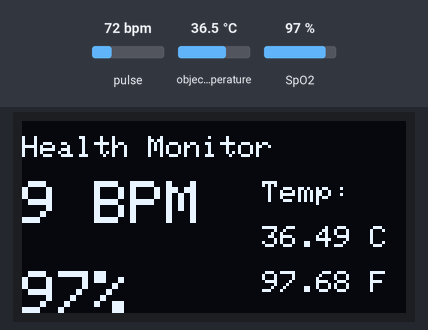
The sketch below on a simulated ESP32-S3. On the bench: 128×64 one-colour display. The inputs (shaded band) are chosen by the test bench; at power-on: pulse 72 bpm, object temperature 36.5 °C, SpO2 97 %. The display library's start-up logo is not drawn; what the sketch prints to the serial monitor is not drawn.

Above: at 2.9 s.
3.0 s: pulse set to 42 bpm
At 4.2 s:
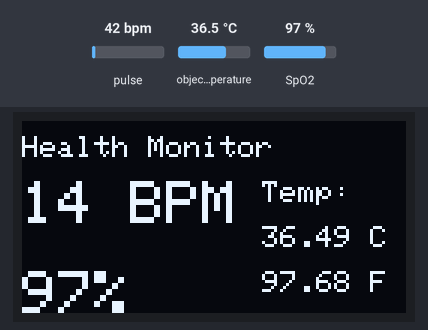
7.7 s: object temperature set to 20 °C
At 9.7 s:
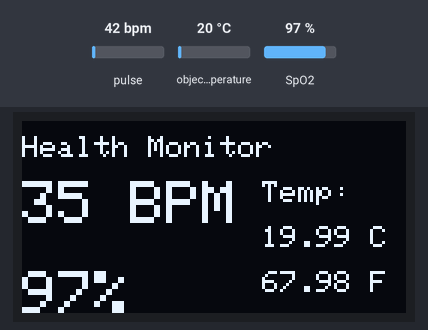
11.4 s: SpO2 set to 80 %
At 13.7 s:
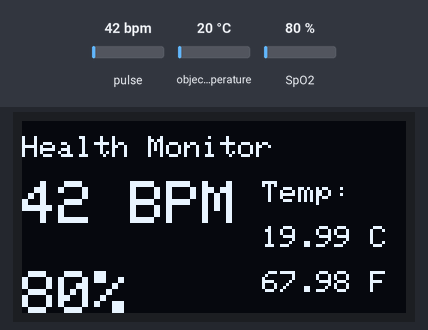
14.0 s: pulse set to 70 bpm
At 16.0 s:
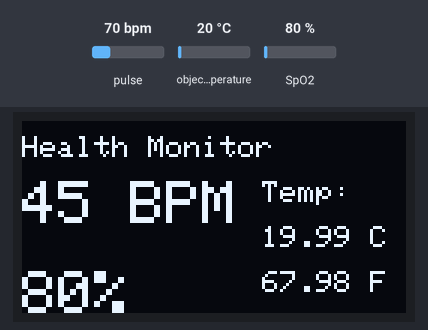
17.8 s: object temperature set to 26 °C
At 19.6 s:
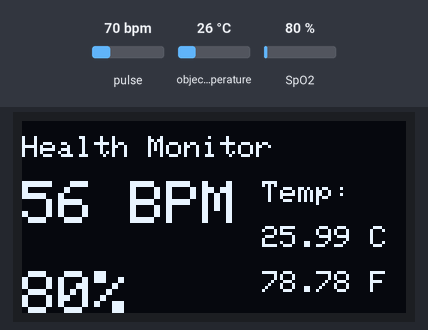
Timing chart, 0 to 21.1 s (numbered marks = the images above; inputs shaded):
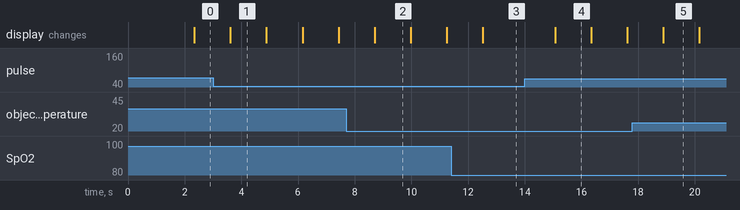

Measured:
- after the input at 11.4 s, the display: changes after 1.1 s (image 3)
- after the input at 14.0 s, the display: changes after 1.1 s (image 4)
- what the display in image 1 shows lasts 1.3 s, from 3.6 s to 4.9 s

The sketch:

hrspo2temp1.ino
```cpp
#include <Adafruit_GFX.h>
#include <Adafruit_SSD1306.h>
#include "MAX30105.h"
#include "spo2_algorithm.h"
#include <Adafruit_MLX90614.h>
#include <math.h>

// OLED display setup
#define SCREEN_WIDTH 128
#define SCREEN_HEIGHT 64
#define OLED_RESET -1
Adafruit_SSD1306 display(SCREEN_WIDTH, SCREEN_HEIGHT, &Wire, OLED_RESET);

// Sensor objects
MAX30105 particleSensor;
Adafruit_MLX90614 mlx = Adafruit_MLX90614();

// Buffer for sensor data
#define BUFFER_SIZE 100
uint32_t irBuffer[BUFFER_SIZE];
uint32_t redBuffer[BUFFER_SIZE];

// Condition for finger detection
#define FINGER_ON 7000

// Validity flags
int32_t spo2;
int8_t spo2Valid;
int32_t heartRate;
int8_t heartRateValid;

// Moving average heart rate
const byte HR_SIZE = 8;
uint8_t hrRates[HR_SIZE] = {0};
byte hrSpot = 0;
int avgHR = 0;

// SpO2 and HR processing variables
int32_t irData, redData;
uint16_t bufferLength = BUFFER_SIZE;

void setup() {
  Serial.begin(115200);
  Wire.begin(13, 12);
  display.begin(SSD1306_SWITCHCAPVCC, 0x3C);
  display.display();
  delay(1000);

  // Initialize sensor
  if (!particleSensor.begin(Wire, I2C_SPEED_FAST)) {
    Serial.println("MAX30105 not found");
    while (1);
  }
  particleSensor.setup(50, 4, 2, 400, 215, 16384);
  particleSensor.setPulseAmplitudeGreen(0);
  mlx.begin();
}

void loop() {
  // Fill sensor buffers
  for (size_t i = 0; i < BUFFER_SIZE; i++) {
    while (!particleSensor.available()) particleSensor.check();
    redBuffer[i] = particleSensor.getRed();
    irBuffer[i] = particleSensor.getIR();
    particleSensor.nextSample();
  }

  // Process HR & SpO2
  maxim_heart_rate_and_oxygen_saturation(irBuffer, BUFFER_SIZE, redBuffer, &spo2, &spo2Valid, &heartRate, &heartRateValid);

  // Limit heart rate to a reasonable range (e.g., 20-220)
  if (heartRateValid && heartRate > 20 && heartRate < 220) {
    hrRates[hrSpot++] = (uint8_t)heartRate;
    hrSpot %= HR_SIZE;
    uint16_t sumHR = 0;
    for (byte i = 0; i < HR_SIZE; i++) sumHR += hrRates[i];
    avgHR = sumHR / HR_SIZE;
  } else {
  }

  // Read temperature
  float tempC = mlx.readObjectTempC();
  float tempF = mlx.readObjectTempF();

  // Determine if finger is placed
  long irValue = particleSensor.getIR();

  if (irValue > FINGER_ON) {
    // Valid measurements, display HR, SpO2, Temp
    display.clearDisplay();
    display.setTextSize(1);
    display.setTextColor(WHITE);
    display.setCursor(0, 5);
    display.print("Health Monitor");
    display.setTextSize(2);

    // Heart Rate display
    display.setCursor(0, 20);
    if (avgHR > 0) display.print(avgHR);
    else display.print("---");
    display.println(" BPM");

    // SpO2 display
    display.setCursor(0, 50);
    if (spo2Valid && (spo2 > 60 && spo2 <= 100)) display.print(String(spo2) + "%");
    else display.print("---- %");

    // Temperature display
    display.setTextSize(1);
    display.setCursor(80, 20);
    display.print("Temp:");
    display.setCursor(80, 35);
    display.print(tempC);
    display.println(" C");
    display.setCursor(80, 50);
    display.print(tempF);
    display.println(" F");
    display.display();

    // Serial output
    Serial.print("HR=");
    if (avgHR > 0) Serial.print(avgHR); else Serial.print("???");
    Serial.print(", SpO2=");
    if (spo2Valid && (spo2 > 0 && spo2 <= 100)) Serial.print(spo2); else Serial.print("???");
    Serial.print(", IR=");
    Serial.print(irValue);
    Serial.print(", Red=");
    Serial.print(redBuffer[BUFFER_SIZE/2]);
    Serial.print(", TempC=");
    Serial.println(tempC);

  } else {
    // No finger detected, show message
    for (byte i = 0; i < HR_SIZE; i++) hrRates[i] = 0;
    int sumHR = 0;
    for (byte i = 0; i < HR_SIZE; i++) sumHR += hrRates[i];
    avgHR = 0; // Reset average

    display.clearDisplay();
    display.setTextSize(2);
    display.setTextColor(WHITE);
    display.setCursor(30, 20);
    display.println("Place");
    display.setCursor(30, 50);
    display.println("Finger");
    display.display();
    Serial.println("Place finger");
  }
}
```
